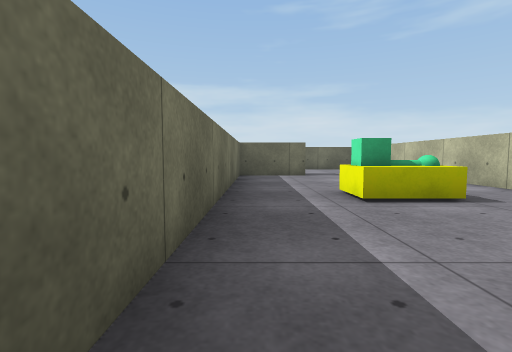
view 1 (above)

16 first-person views from a walk through a scene from a Unity 3-D project. The camera is 0.58 m above the floor, tilts 4° down and sees 85° across. The floor is counted in squares, 1 m on a side. Each view is taken from the middle of a square. On the plan, view 1 faces up. The plan holds only what a view shows up to about 9 squares ahead; the rest is blank. The place goes on beyond the plan. The player character is not drawn. Surface patterns are stand-ins for the level's own textures.

view 2
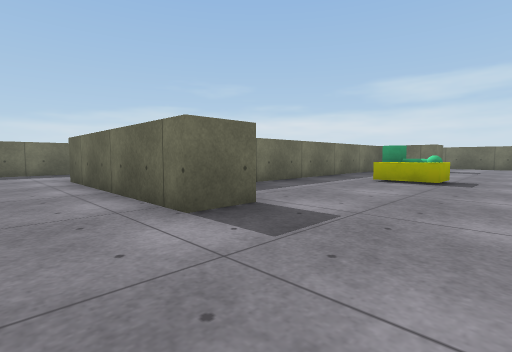

view 3
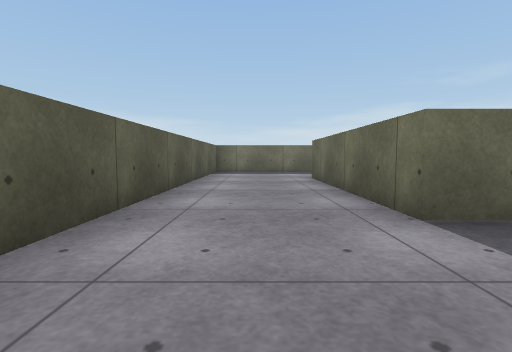

view 4
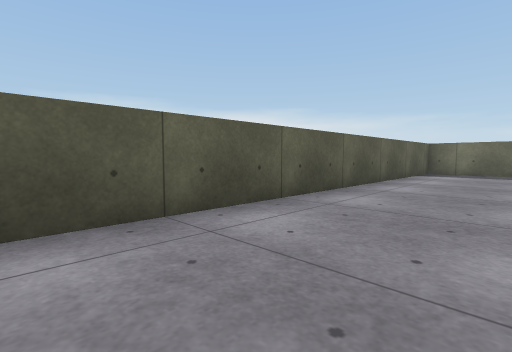

view 5
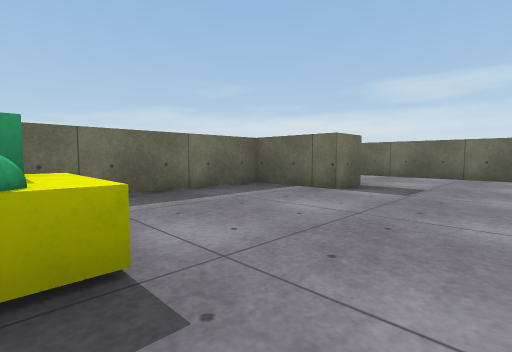

view 6
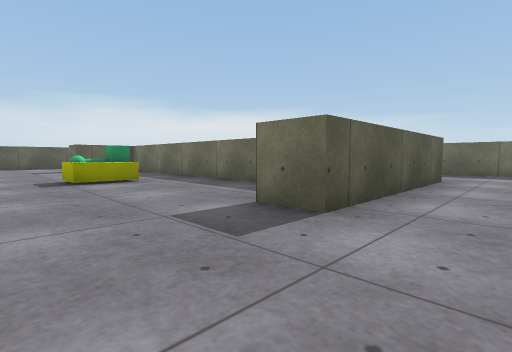

view 7
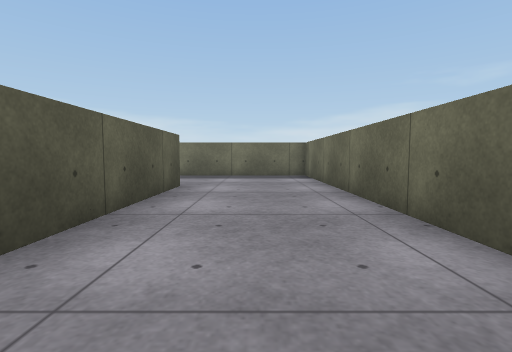

view 8
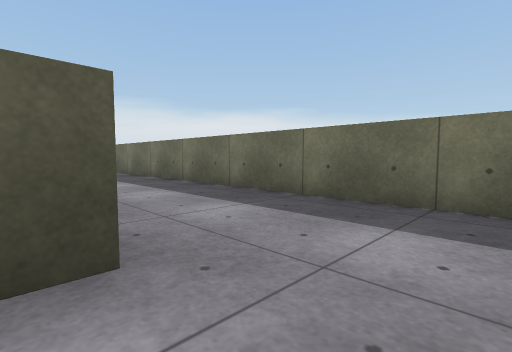

view 9
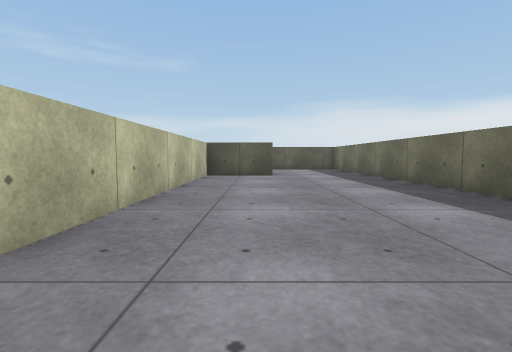

view 10
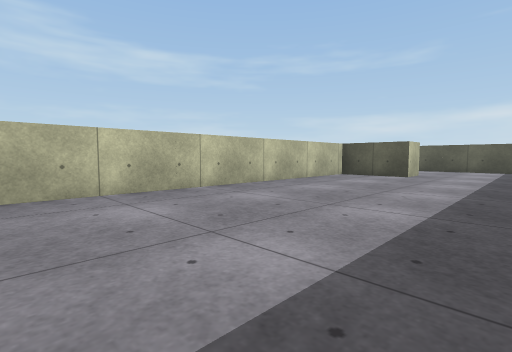

view 11
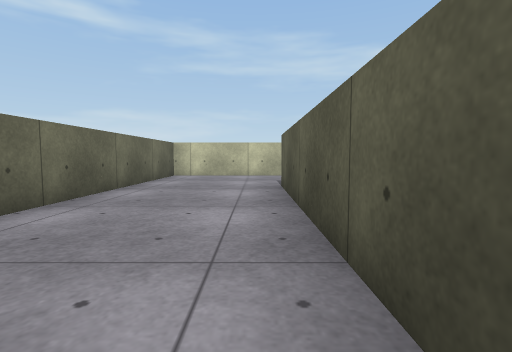

view 12
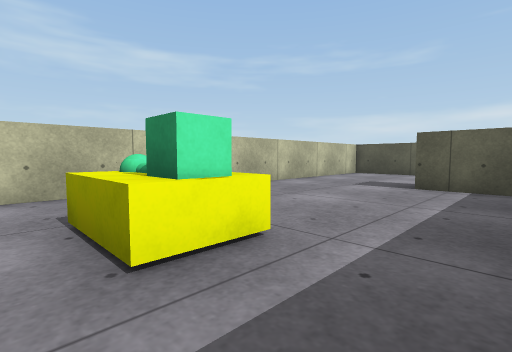

view 13
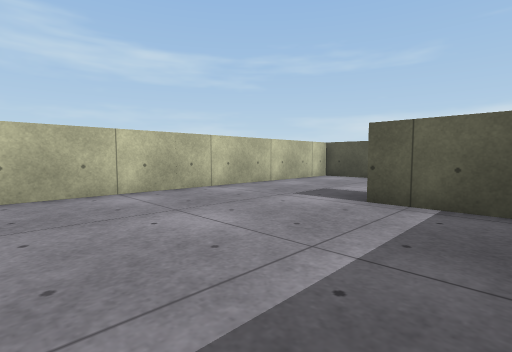

view 14
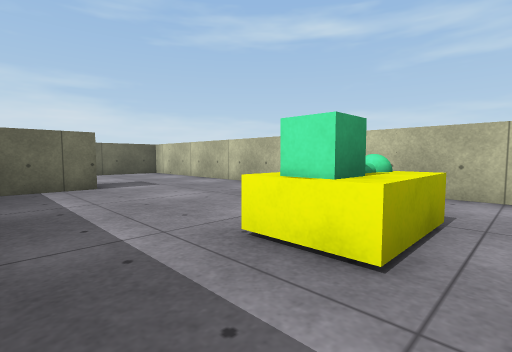

view 15
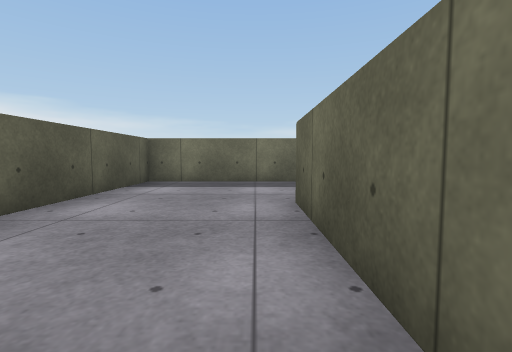

view 16
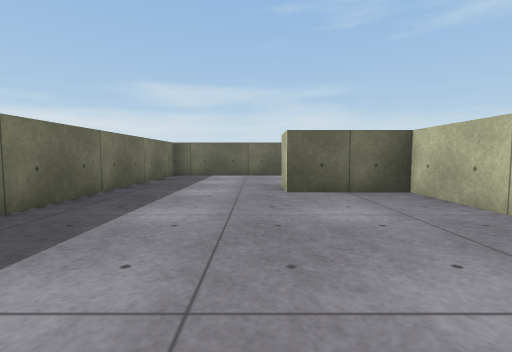

### Floor plan
Points are (right, up) in squares from view 1. A wall is a line through its corners. A room is listed if a view was taken in it or the views show most of it. See-through windows are left out.
Room 1 (views 1, 2, 3, 4, 5, 6, 7, 8, 9, 10, 11, 12, 13, 14, 15, 16)
walls: (0.1, -0.5) (1.5, -0.5) (1.5, -1.5) (-3.5, -1.5) (-3.5, -0.5) (-1.5, -0.5) (-1.5, 8.5) (-3.5, 8.5) (-3.5, 9.5) (1.5, 9.5) (1.5, 8.5) (-0.5, 8.5) (-0.5, 0.5); (-6.5, -4.5) (4.5, -4.5) (4.5, 12.5) (-6.5, 12.5) (-6.5, -4.5)
objects: other object (2, 3); yellow block (2, 4); other object (2, 5)

Where each view was taken, in squares from view 1:
view 1: 0 up, 0 right, facing up
view 2: 3 down, 4 right, facing up-left
view 3: 3 down, 4 right, facing left
view 4: 2 down, 4 right, facing down-left
view 5: 4 up, 4 right, facing up-left
view 6: 11 up, 4 right, facing down-left
view 7: 11 up, 2 right, facing left
view 8: 11 up, 3 left, facing down-left
view 9: 8 up, 3 left, facing down
view 10: 8 up, 6 left, facing down-right
view 11: 10 up, 4 left, facing right
view 12: 5 up, 0 right, facing down-right
view 13: 3 up, 0 right, facing down-right
view 14: 3 up, 0 right, facing up-right
view 15: 2 down, 0 right, facing left
view 16: 4 up, 4 left, facing up
